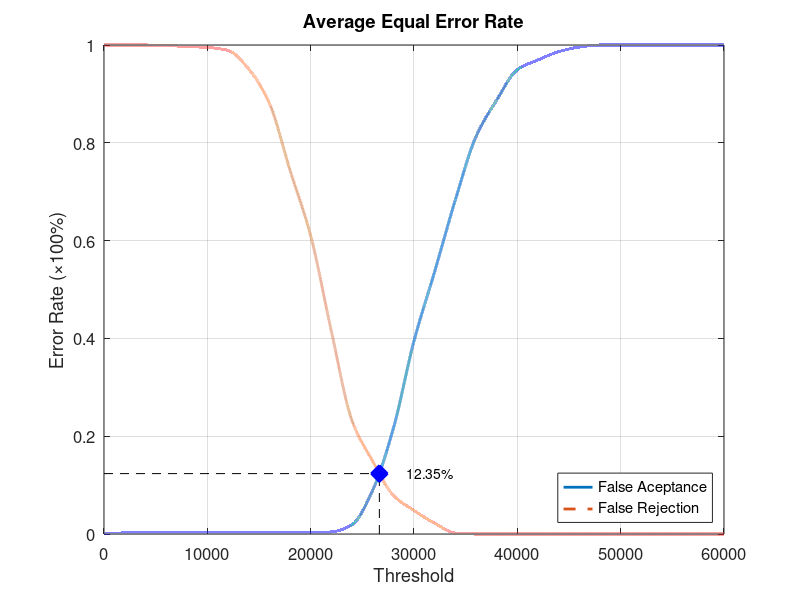
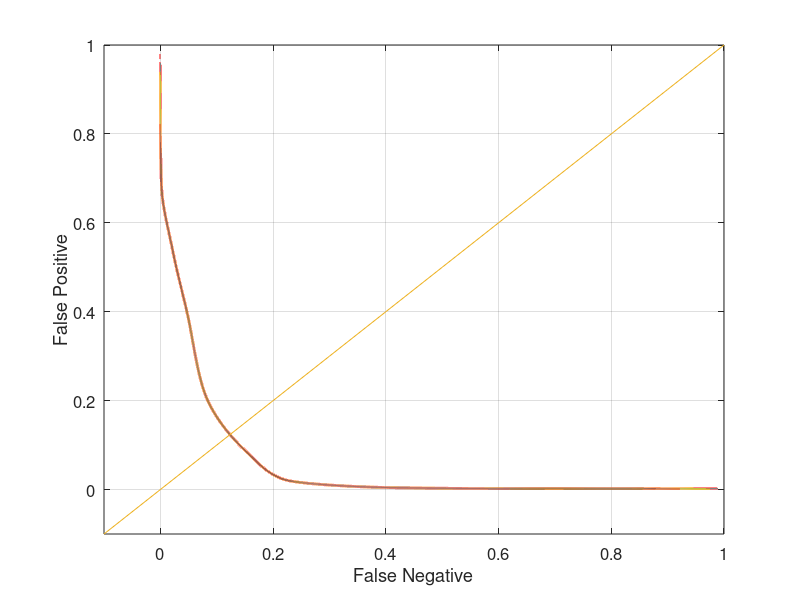

Write MATLAB code to recreate these figures, in order.
function yEER = Database4Average
close all;
clear;
clc;
x = 0:2000:60000;
xq = 0:0.5:60000;

y0 = [0 0.00210526 0.00210526 0.00210526 0.00210526 0.00210526 0.00210526 0.00210526 0.00210526 0.00210526 0.00210526 0.00421053 0.0189474 0.0894737 0.215789 0.394737 0.536842 0.683158 0.812632 0.887368 0.949474 0.969474 0.986316 0.995789 1 1 1 1 1 1 1];
yy0 = interp1(x, y0, xq, 'pchip');
y1 = [1 1 1 0.999 0.997 0.995 0.989 0.951 0.881 0.744 0.61 0.415 0.232 0.149 0.079 0.048 0.022 0.002 0 0 0 0 0 0 0 0 0 0 0 0 0];
yy1 = interp1(x, y1, xq, 'pchip');

% Calculating EER: 
y2 = abs(y0 - y1);
find(y2 == min(y2))
yy2 = abs(yy0 - yy1);
xEER = find(yy2 == min(yy2));
xEERIndex = xq(xEER) % X-axis EER
yEER = yy0(xEER) % Y-axis EER

main = figure
plot(xq, yy0,'-','LineWidth', 2);	hold on
plot(xq, yy1,'--','LineWidth', 2);	hold on
plot([xEERIndex xEERIndex], [0 yEER], 'k--');	hold on
plot([0 xEERIndex], [yEER yEER], 'k--');	hold on
plot(xEERIndex, yEER, 'bx', 'LineWidth', 10);	hold on
text(xEERIndex + 10 * xEERIndex / 100, yEER, [num2str(round((10000 * yEER)) / 100) '%'])
legend('False Aceptance', 'False Rejection', 'Location', 'SouthEast')
xlabel('Threshold')
ylabel('Error Rate (\times100%)')
title('Average Equal Error Rate')
set(gca, 'FontSize', 12)
axis([0 60000 0 1])
grid on

print(main, 'Database4AverageMain', '-dpng');
FNRxFPR = figure('Color', [1 1 1]);
plot(yy1, yy0, '-', yy1, yy0, 'LineWidth', 2);
hold on
y = -0.1:0.1:1
plot(y, y); 
set(gca, 'FontSize', 12)
xlabel('False Negative')
ylabel('False Positive')
axis([-0.1 1 -0.1 1])
set(gca, 'FontSize', 12)
grid on

print(FNRxFPR, 'Database4AverageFNRxFPR','-dpng');
end
